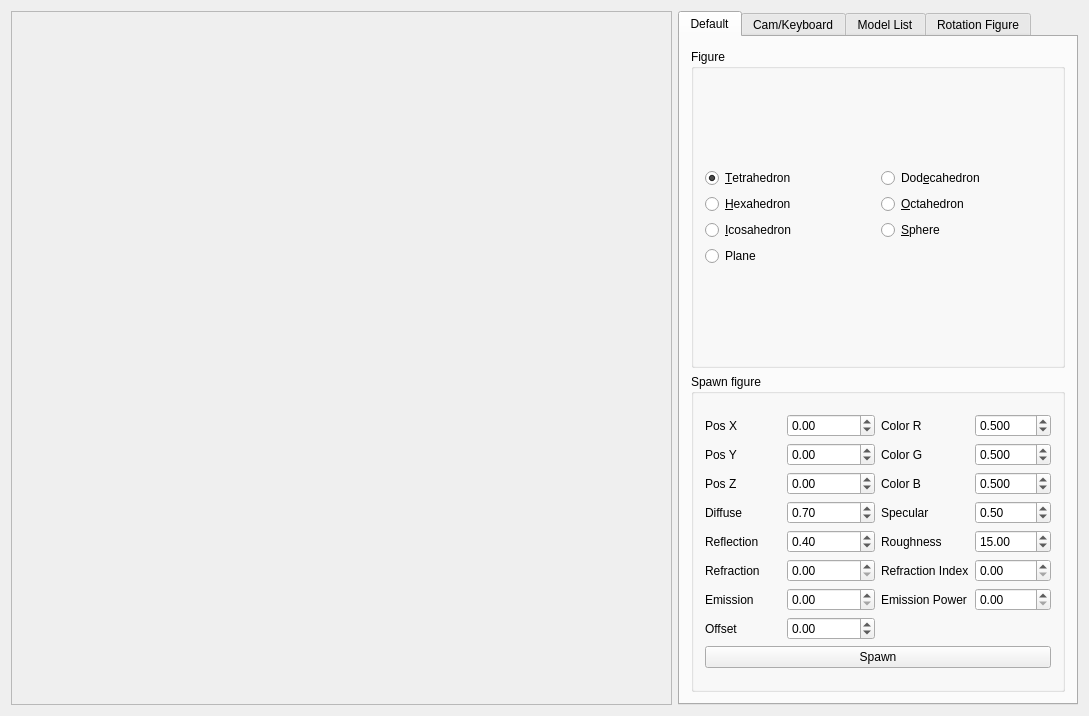
<?xml version="1.0" encoding="UTF-8"?>
<ui version="4.0">
 <class>MainWindow</class>
 <widget class="QWidget" name="MainWindow">
  <property name="geometry">
   <rect>
    <x>0</x>
    <y>0</y>
    <width>1089</width>
    <height>716</height>
   </rect>
  </property>
  <property name="windowTitle">
   <string>3D Viewer</string>
  </property>
  <property name="windowIcon">
   <iconset resource="resources.qrc">
    <normaloff>:/icon.png</normaloff>:/icon.png</iconset>
  </property>
  <layout class="QGridLayout" name="gridLayout_2">
   <item row="0" column="0">
    <layout class="QGridLayout" name="gridLayout" columnstretch="1,0">
     <item row="0" column="0">
      <widget class="Canvas" name="canvas">
       <property name="minimumSize">
        <size>
         <width>0</width>
         <height>0</height>
        </size>
       </property>
       <property name="baseSize">
        <size>
         <width>0</width>
         <height>0</height>
        </size>
       </property>
       <property name="focusPolicy">
        <enum>Qt::ClickFocus</enum>
       </property>
       <property name="frameShape">
        <enum>QFrame::StyledPanel</enum>
       </property>
       <property name="frameShadow">
        <enum>QFrame::Raised</enum>
       </property>
      </widget>
     </item>
     <item row="0" column="1">
      <widget class="QTabWidget" name="settings">
       <property name="minimumSize">
        <size>
         <width>400</width>
         <height>0</height>
        </size>
       </property>
       <property name="currentIndex">
        <number>0</number>
       </property>
       <widget class="QWidget" name="defaultFigures">
        <attribute name="title">
         <string>Default</string>
        </attribute>
        <layout class="QGridLayout" name="gridLayout_3">
         <item row="0" column="0">
          <layout class="QGridLayout" name="gridLayoutDefaultFigures" rowstretch="0,0" columnstretch="0,0">
           <property name="topMargin">
            <number>1</number>
           </property>
           <property name="spacing">
            <number>6</number>
           </property>
           <item row="0" column="0" colspan="2">
            <widget class="QGroupBox" name="groupBox">
             <property name="title">
              <string>Figure</string>
             </property>
             <layout class="QGridLayout" name="gridLayout_7">
              <item row="2" column="1">
               <layout class="QGridLayout" name="figureLayout">
                <property name="verticalSpacing">
                 <number>6</number>
                </property>
                <item row="0" column="0">
                 <widget class="QRadioButton" name="tetrahedron">
                  <property name="text">
                   <string>&amp;Tetrahedron</string>
                  </property>
                  <property name="checked">
                   <bool>true</bool>
                  </property>
                 </widget>
                </item>
                <item row="2" column="1">
                 <widget class="QRadioButton" name="sphere">
                  <property name="text">
                   <string>&amp;Sphere</string>
                  </property>
                 </widget>
                </item>
                <item row="2" column="0">
                 <widget class="QRadioButton" name="icosahedron">
                  <property name="text">
                   <string>&amp;Icosahedron</string>
                  </property>
                 </widget>
                </item>
                <item row="0" column="1">
                 <widget class="QRadioButton" name="dodecahedron">
                  <property name="text">
                   <string>Dod&amp;ecahedron</string>
                  </property>
                 </widget>
                </item>
                <item row="1" column="1">
                 <widget class="QRadioButton" name="octahedron">
                  <property name="text">
                   <string>&amp;Octahedron</string>
                  </property>
                 </widget>
                </item>
                <item row="1" column="0">
                 <widget class="QRadioButton" name="hexahedron">
                  <property name="text">
                   <string>&amp;Hexahedron</string>
                  </property>
                 </widget>
                </item>
                <item row="3" column="0">
                 <widget class="QRadioButton" name="plane">
                  <property name="text">
                   <string>Plane</string>
                  </property>
                 </widget>
                </item>
               </layout>
              </item>
             </layout>
            </widget>
           </item>
           <item row="1" column="0" colspan="2">
            <widget class="QGroupBox" name="spawnGroupBox">
             <property name="title">
              <string>Spawn figure</string>
             </property>
             <layout class="QGridLayout" name="gridLayout_9">
              <item row="0" column="0">
               <layout class="QGridLayout" name="spawnLayout">
                <item row="10" column="1">
                 <widget class="QDoubleSpinBox" name="refraction">
                  <property name="maximum">
                   <double>1.000000000000000</double>
                  </property>
                  <property name="singleStep">
                   <double>0.100000000000000</double>
                  </property>
                 </widget>
                </item>
                <item row="10" column="3">
                 <widget class="QDoubleSpinBox" name="refractionIndex">
                  <property name="maximum">
                   <double>2.000000000000000</double>
                  </property>
                  <property name="singleStep">
                   <double>0.100000000000000</double>
                  </property>
                 </widget>
                </item>
                <item row="10" column="2">
                 <widget class="QLabel" name="refractionIndexLabel">
                  <property name="text">
                   <string>Refraction Index</string>
                  </property>
                 </widget>
                </item>
                <item row="12" column="0">
                 <widget class="QLabel" name="emissionLabel">
                  <property name="text">
                   <string>Emission</string>
                  </property>
                 </widget>
                </item>
                <item row="12" column="2">
                 <widget class="QLabel" name="emissionPowerLabel">
                  <property name="text">
                   <string>Emission Power</string>
                  </property>
                 </widget>
                </item>
                <item row="0" column="0">
                 <widget class="QLabel" name="xLabel">
                  <property name="text">
                   <string>Pos X</string>
                  </property>
                 </widget>
                </item>
                <item row="10" column="0">
                 <widget class="QLabel" name="refractionLabel">
                  <property name="text">
                   <string>Refraction</string>
                  </property>
                 </widget>
                </item>
                <item row="12" column="3">
                 <widget class="QDoubleSpinBox" name="emissionPower">
                  <property name="maximum">
                   <double>1.000000000000000</double>
                  </property>
                  <property name="singleStep">
                   <double>0.100000000000000</double>
                  </property>
                 </widget>
                </item>
                <item row="6" column="0">
                 <widget class="QLabel" name="diffuseLabel">
                  <property name="text">
                   <string>Diffuse</string>
                  </property>
                 </widget>
                </item>
                <item row="14" column="0" colspan="4">
                 <widget class="QPushButton" name="spawn">
                  <property name="text">
                   <string>Spawn</string>
                  </property>
                 </widget>
                </item>
                <item row="1" column="2">
                 <widget class="QLabel" name="colorGLabel">
                  <property name="text">
                   <string>Color G</string>
                  </property>
                 </widget>
                </item>
                <item row="0" column="1">
                 <widget class="QDoubleSpinBox" name="xPos">
                  <property name="decimals">
                   <number>2</number>
                  </property>
                  <property name="minimum">
                   <double>-100000.000000000000000</double>
                  </property>
                  <property name="maximum">
                   <double>100000.000000000000000</double>
                  </property>
                  <property name="value">
                   <double>0.000000000000000</double>
                  </property>
                 </widget>
                </item>
                <item row="8" column="3">
                 <widget class="QDoubleSpinBox" name="roughness">
                  <property name="maximum">
                   <double>100.000000000000000</double>
                  </property>
                  <property name="value">
                   <double>15.000000000000000</double>
                  </property>
                 </widget>
                </item>
                <item row="1" column="3">
                 <widget class="QDoubleSpinBox" name="colorG">
                  <property name="decimals">
                   <number>3</number>
                  </property>
                  <property name="maximum">
                   <double>1.000000000000000</double>
                  </property>
                  <property name="singleStep">
                   <double>0.005000000000000</double>
                  </property>
                  <property name="value">
                   <double>0.500000000000000</double>
                  </property>
                 </widget>
                </item>
                <item row="1" column="0">
                 <widget class="QLabel" name="yLabel">
                  <property name="text">
                   <string>Pos Y</string>
                  </property>
                 </widget>
                </item>
                <item row="0" column="2">
                 <widget class="QLabel" name="colorRLabel">
                  <property name="text">
                   <string>Color R</string>
                  </property>
                 </widget>
                </item>
                <item row="12" column="1">
                 <widget class="QDoubleSpinBox" name="emission">
                  <property name="maximum">
                   <double>1.000000000000000</double>
                  </property>
                  <property name="singleStep">
                   <double>0.100000000000000</double>
                  </property>
                 </widget>
                </item>
                <item row="2" column="0">
                 <widget class="QLabel" name="zLabel">
                  <property name="text">
                   <string>Pos Z</string>
                  </property>
                 </widget>
                </item>
                <item row="2" column="2">
                 <widget class="QLabel" name="ColorBLabel">
                  <property name="text">
                   <string>Color B</string>
                  </property>
                 </widget>
                </item>
                <item row="6" column="3">
                 <widget class="QDoubleSpinBox" name="specular">
                  <property name="maximum">
                   <double>1.000000000000000</double>
                  </property>
                  <property name="singleStep">
                   <double>0.100000000000000</double>
                  </property>
                  <property name="value">
                   <double>0.500000000000000</double>
                  </property>
                 </widget>
                </item>
                <item row="6" column="1">
                 <widget class="QDoubleSpinBox" name="diffuse">
                  <property name="maximum">
                   <double>1.000000000000000</double>
                  </property>
                  <property name="singleStep">
                   <double>0.100000000000000</double>
                  </property>
                  <property name="value">
                   <double>0.700000000000000</double>
                  </property>
                 </widget>
                </item>
                <item row="8" column="2">
                 <widget class="QLabel" name="roughnessLabel">
                  <property name="text">
                   <string>Roughness</string>
                  </property>
                 </widget>
                </item>
                <item row="2" column="3">
                 <widget class="QDoubleSpinBox" name="colorB">
                  <property name="decimals">
                   <number>3</number>
                  </property>
                  <property name="maximum">
                   <double>1.000000000000000</double>
                  </property>
                  <property name="singleStep">
                   <double>0.005000000000000</double>
                  </property>
                  <property name="value">
                   <double>0.500000000000000</double>
                  </property>
                 </widget>
                </item>
                <item row="6" column="2">
                 <widget class="QLabel" name="specularLabel">
                  <property name="text">
                   <string>Specular</string>
                  </property>
                 </widget>
                </item>
                <item row="8" column="0">
                 <widget class="QLabel" name="reflectionLabel">
                  <property name="text">
                   <string>Reflection</string>
                  </property>
                 </widget>
                </item>
                <item row="1" column="1">
                 <widget class="QDoubleSpinBox" name="yPos">
                  <property name="decimals">
                   <number>2</number>
                  </property>
                  <property name="minimum">
                   <double>-100000.000000000000000</double>
                  </property>
                  <property name="maximum">
                   <double>100000.000000000000000</double>
                  </property>
                  <property name="value">
                   <double>0.000000000000000</double>
                  </property>
                 </widget>
                </item>
                <item row="8" column="1">
                 <widget class="QDoubleSpinBox" name="reflection">
                  <property name="maximum">
                   <double>1.000000000000000</double>
                  </property>
                  <property name="singleStep">
                   <double>0.100000000000000</double>
                  </property>
                  <property name="value">
                   <double>0.400000000000000</double>
                  </property>
                 </widget>
                </item>
                <item row="2" column="1">
                 <widget class="QDoubleSpinBox" name="zPos">
                  <property name="minimum">
                   <double>-100000.000000000000000</double>
                  </property>
                  <property name="maximum">
                   <double>100000.000000000000000</double>
                  </property>
                  <property name="value">
                   <double>0.000000000000000</double>
                  </property>
                 </widget>
                </item>
                <item row="0" column="3">
                 <widget class="QDoubleSpinBox" name="colorR">
                  <property name="decimals">
                   <number>3</number>
                  </property>
                  <property name="maximum">
                   <double>1.000000000000000</double>
                  </property>
                  <property name="singleStep">
                   <double>0.005000000000000</double>
                  </property>
                  <property name="value">
                   <double>0.500000000000000</double>
                  </property>
                 </widget>
                </item>
                <item row="13" column="0">
                 <widget class="QLabel" name="label_12">
                  <property name="text">
                   <string>Offset</string>
                  </property>
                 </widget>
                </item>
                <item row="13" column="1">
                 <widget class="QDoubleSpinBox" name="offset">
                  <property name="minimum">
                   <double>-100.000000000000000</double>
                  </property>
                  <property name="maximum">
                   <double>100.000000000000000</double>
                  </property>
                 </widget>
                </item>
               </layout>
              </item>
             </layout>
            </widget>
           </item>
          </layout>
         </item>
        </layout>
       </widget>
       <widget class="QWidget" name="controlsProperties">
        <attribute name="title">
         <string>Cam/Keyboard</string>
        </attribute>
        <layout class="QGridLayout" name="gridLayout_10">
         <item row="0" column="0">
          <layout class="QGridLayout" name="controlsLayout">
           <item row="0" column="0">
            <widget class="QGroupBox" name="cameraProperties">
             <property name="maximumSize">
              <size>
               <width>16777215</width>
               <height>150</height>
              </size>
             </property>
             <property name="title">
              <string>Camera properties</string>
             </property>
             <layout class="QGridLayout" name="gridLayout_4">
              <item row="2" column="2">
               <widget class="QLabel" name="camLookatYLabel">
                <property name="text">
                 <string>LookAt Y</string>
                </property>
               </widget>
              </item>
              <item row="2" column="0">
               <widget class="QLabel" name="camYLabel">
                <property name="text">
                 <string>Y</string>
                </property>
               </widget>
              </item>
              <item row="3" column="3">
               <widget class="QDoubleSpinBox" name="camLookAtZValue">
                <property name="minimum">
                 <double>-100000.000000000000000</double>
                </property>
                <property name="maximum">
                 <double>100000.000000000000000</double>
                </property>
               </widget>
              </item>
              <item row="3" column="0">
               <widget class="QLabel" name="camZLabel">
                <property name="text">
                 <string>Z</string>
                </property>
               </widget>
              </item>
              <item row="1" column="0">
               <widget class="QLabel" name="camXLabel">
                <property name="text">
                 <string>X</string>
                </property>
               </widget>
              </item>
              <item row="3" column="1">
               <widget class="QDoubleSpinBox" name="camZValue">
                <property name="minimum">
                 <double>-100000.000000000000000</double>
                </property>
                <property name="maximum">
                 <double>100000.000000000000000</double>
                </property>
                <property name="value">
                 <double>45.000000000000000</double>
                </property>
               </widget>
              </item>
              <item row="1" column="1">
               <widget class="QDoubleSpinBox" name="camXValue">
                <property name="minimum">
                 <double>-100000.000000000000000</double>
                </property>
                <property name="maximum">
                 <double>100000.000000000000000</double>
                </property>
                <property name="value">
                 <double>5.000000000000000</double>
                </property>
               </widget>
              </item>
              <item row="2" column="1">
               <widget class="QDoubleSpinBox" name="camYValue">
                <property name="minimum">
                 <double>-100000.000000000000000</double>
                </property>
                <property name="maximum">
                 <double>100000.000000000000000</double>
                </property>
                <property name="value">
                 <double>8.000000000000000</double>
                </property>
               </widget>
              </item>
              <item row="3" column="2">
               <widget class="QLabel" name="camLookAtZLabel">
                <property name="text">
                 <string>LookAt Z</string>
                </property>
               </widget>
              </item>
              <item row="2" column="3">
               <widget class="QDoubleSpinBox" name="camLookAtYValue">
                <property name="minimum">
                 <double>-100000.000000000000000</double>
                </property>
                <property name="maximum">
                 <double>100000.000000000000000</double>
                </property>
               </widget>
              </item>
              <item row="1" column="3">
               <widget class="QDoubleSpinBox" name="camLookAtXValue">
                <property name="minimum">
                 <double>-100000.000000000000000</double>
                </property>
                <property name="maximum">
                 <double>100000.000000000000000</double>
                </property>
               </widget>
              </item>
              <item row="1" column="2">
               <widget class="QLabel" name="camLookAtXLabel">
                <property name="text">
                 <string>LookAt X</string>
                </property>
               </widget>
              </item>
              <item row="0" column="3">
               <widget class="QDoubleSpinBox" name="focalLength">
                <property name="singleStep">
                 <double>0.050000000000000</double>
                </property>
                <property name="value">
                 <double>0.350000000000000</double>
                </property>
               </widget>
              </item>
              <item row="0" column="2">
               <widget class="QLabel" name="focalLengthLabel">
                <property name="text">
                 <string>Focal length</string>
                </property>
               </widget>
              </item>
              <item row="0" column="0" colspan="2">
               <widget class="QCheckBox" name="AACheckBox">
                <property name="layoutDirection">
                 <enum>Qt::LeftToRight</enum>
                </property>
                <property name="text">
                 <string>Antialiasing</string>
                </property>
               </widget>
              </item>
             </layout>
            </widget>
           </item>
           <item row="1" column="0">
            <widget class="QGroupBox" name="keyboardPropertiesGroupBox">
             <property name="title">
              <string>Keyboard properties</string>
             </property>
             <layout class="QGridLayout" name="gridLayout_8">
              <item row="0" column="0">
               <layout class="QGridLayout" name="keyboardPropertiesLayout">
                <item row="3" column="0">
                 <widget class="QLabel" name="rotationAxisZLabel">
                  <property name="text">
                   <string>Rotation axis Z</string>
                  </property>
                 </widget>
                </item>
                <item row="0" column="1">
                 <widget class="QDoubleSpinBox" name="keyboardAngleStep">
                  <property name="minimum">
                   <double>-1000000.000000000000000</double>
                  </property>
                  <property name="maximum">
                   <double>1000000.000000000000000</double>
                  </property>
                  <property name="value">
                   <double>5.000000000000000</double>
                  </property>
                 </widget>
                </item>
                <item row="1" column="0">
                 <widget class="QLabel" name="rotationAxisXLabel">
                  <property name="text">
                   <string>Rotation axis X</string>
                  </property>
                 </widget>
                </item>
                <item row="0" column="0">
                 <widget class="QLabel" name="keyboardAngleStepLabel">
                  <property name="text">
                   <string>Angle step</string>
                  </property>
                 </widget>
                </item>
                <item row="2" column="0">
                 <widget class="QLabel" name="rotationAxisYLabel">
                  <property name="text">
                   <string>Rotation axis Y</string>
                  </property>
                 </widget>
                </item>
                <item row="1" column="1">
                 <widget class="QDoubleSpinBox" name="rotationAxisX">
                  <property name="minimum">
                   <double>-1000000.000000000000000</double>
                  </property>
                  <property name="maximum">
                   <double>1000000.000000000000000</double>
                  </property>
                 </widget>
                </item>
                <item row="2" column="1">
                 <widget class="QDoubleSpinBox" name="rotationAxisY">
                  <property name="minimum">
                   <double>-1000000.000000000000000</double>
                  </property>
                  <property name="maximum">
                   <double>1000000.000000000000000</double>
                  </property>
                  <property name="value">
                   <double>1.000000000000000</double>
                  </property>
                 </widget>
                </item>
                <item row="3" column="1">
                 <widget class="QDoubleSpinBox" name="rotationAxisZ">
                  <property name="minimum">
                   <double>-1000000.000000000000000</double>
                  </property>
                  <property name="maximum">
                   <double>1000000.000000000000000</double>
                  </property>
                 </widget>
                </item>
               </layout>
              </item>
             </layout>
            </widget>
           </item>
          </layout>
         </item>
        </layout>
       </widget>
       <widget class="QWidget" name="modelList">
        <attribute name="title">
         <string>Model List</string>
        </attribute>
        <layout class="QGridLayout" name="gridLayout_5">
         <item row="0" column="0">
          <layout class="QGridLayout" name="modelListLayout">
           <item row="2" column="0">
            <widget class="QTabWidget" name="transfrorm">
             <property name="currentIndex">
              <number>0</number>
             </property>
             <widget class="QWidget" name="translate">
              <attribute name="title">
               <string>Translate</string>
              </attribute>
              <layout class="QGridLayout" name="gridLayout_11">
               <item row="0" column="0">
                <layout class="QGridLayout" name="gridLayout_6">
                 <item row="2" column="0">
                  <widget class="QLabel" name="label_3">
                   <property name="text">
                    <string>By axis Z</string>
                   </property>
                  </widget>
                 </item>
                 <item row="0" column="0">
                  <widget class="QLabel" name="label">
                   <property name="text">
                    <string>By axis X</string>
                   </property>
                  </widget>
                 </item>
                 <item row="1" column="0">
                  <widget class="QLabel" name="label_2">
                   <property name="text">
                    <string>By axis Y</string>
                   </property>
                  </widget>
                 </item>
                 <item row="0" column="1">
                  <widget class="QDoubleSpinBox" name="translationValX">
                   <property name="minimum">
                    <double>-50.000000000000000</double>
                   </property>
                   <property name="maximum">
                    <double>50.000000000000000</double>
                   </property>
                   <property name="singleStep">
                    <double>0.500000000000000</double>
                   </property>
                  </widget>
                 </item>
                 <item row="1" column="1">
                  <widget class="QDoubleSpinBox" name="translationValY">
                   <property name="minimum">
                    <double>-50.000000000000000</double>
                   </property>
                   <property name="maximum">
                    <double>50.000000000000000</double>
                   </property>
                   <property name="singleStep">
                    <double>0.500000000000000</double>
                   </property>
                  </widget>
                 </item>
                 <item row="2" column="1">
                  <widget class="QDoubleSpinBox" name="translationValZ">
                   <property name="minimum">
                    <double>-50.000000000000000</double>
                   </property>
                   <property name="maximum">
                    <double>50.000000000000000</double>
                   </property>
                   <property name="singleStep">
                    <double>0.500000000000000</double>
                   </property>
                  </widget>
                 </item>
                </layout>
               </item>
              </layout>
             </widget>
             <widget class="QWidget" name="rotate">
              <attribute name="title">
               <string>Rotate</string>
              </attribute>
              <layout class="QGridLayout" name="gridLayout_13">
               <item row="0" column="0">
                <layout class="QGridLayout" name="gridLayout_12">
                 <item row="1" column="3">
                  <widget class="QDoubleSpinBox" name="pivotValZ"/>
                 </item>
                 <item row="1" column="0">
                  <widget class="QLabel" name="label_4">
                   <property name="text">
                    <string>Pivot</string>
                   </property>
                  </widget>
                 </item>
                 <item row="1" column="1">
                  <widget class="QDoubleSpinBox" name="pivotValX"/>
                 </item>
                 <item row="0" column="1">
                  <widget class="QLabel" name="label_5">
                   <property name="sizePolicy">
                    <sizepolicy hsizetype="Preferred" vsizetype="Minimum">
                     <horstretch>0</horstretch>
                     <verstretch>0</verstretch>
                    </sizepolicy>
                   </property>
                   <property name="maximumSize">
                    <size>
                     <width>16777215</width>
                     <height>30</height>
                    </size>
                   </property>
                   <property name="font">
                    <font>
                     <weight>75</weight>
                     <bold>true</bold>
                    </font>
                   </property>
                   <property name="text">
                    <string>X</string>
                   </property>
                   <property name="alignment">
                    <set>Qt::AlignHCenter|Qt::AlignTop</set>
                   </property>
                  </widget>
                 </item>
                 <item row="2" column="0">
                  <widget class="QLabel" name="label_7">
                   <property name="text">
                    <string>Angle value</string>
                   </property>
                  </widget>
                 </item>
                 <item row="1" column="2">
                  <widget class="QDoubleSpinBox" name="pivotValY"/>
                 </item>
                 <item row="0" column="2">
                  <widget class="QLabel" name="label_6">
                   <property name="sizePolicy">
                    <sizepolicy hsizetype="Preferred" vsizetype="Minimum">
                     <horstretch>0</horstretch>
                     <verstretch>0</verstretch>
                    </sizepolicy>
                   </property>
                   <property name="font">
                    <font>
                     <weight>75</weight>
                     <bold>true</bold>
                    </font>
                   </property>
                   <property name="text">
                    <string>Y</string>
                   </property>
                   <property name="alignment">
                    <set>Qt::AlignHCenter|Qt::AlignTop</set>
                   </property>
                  </widget>
                 </item>
                 <item row="0" column="3">
                  <widget class="QLabel" name="label_8">
                   <property name="sizePolicy">
                    <sizepolicy hsizetype="Preferred" vsizetype="Minimum">
                     <horstretch>0</horstretch>
                     <verstretch>0</verstretch>
                    </sizepolicy>
                   </property>
                   <property name="font">
                    <font>
                     <weight>75</weight>
                     <bold>true</bold>
                    </font>
                   </property>
                   <property name="text">
                    <string>Z</string>
                   </property>
                   <property name="alignment">
                    <set>Qt::AlignHCenter|Qt::AlignTop</set>
                   </property>
                  </widget>
                 </item>
                 <item row="2" column="1">
                  <widget class="QSpinBox" name="rotationValX"/>
                 </item>
                 <item row="2" column="2">
                  <widget class="QSpinBox" name="rotationValY"/>
                 </item>
                 <item row="2" column="3">
                  <widget class="QSpinBox" name="rotationValZ"/>
                 </item>
                </layout>
               </item>
              </layout>
             </widget>
             <widget class="QWidget" name="scale">
              <attribute name="title">
               <string>Scale</string>
              </attribute>
              <layout class="QGridLayout" name="gridLayout_15">
               <item row="0" column="0">
                <layout class="QGridLayout" name="gridLayout_14">
                 <item row="1" column="0">
                  <widget class="QLabel" name="label_10">
                   <property name="text">
                    <string>By axis Y</string>
                   </property>
                  </widget>
                 </item>
                 <item row="0" column="0">
                  <widget class="QLabel" name="label_9">
                   <property name="text">
                    <string>By axis X</string>
                   </property>
                  </widget>
                 </item>
                 <item row="2" column="0">
                  <widget class="QLabel" name="label_11">
                   <property name="text">
                    <string>By axis Z</string>
                   </property>
                  </widget>
                 </item>
                 <item row="0" column="1">
                  <widget class="QDoubleSpinBox" name="scaleValX">
                   <property name="minimum">
                    <double>0.050000000000000</double>
                   </property>
                   <property name="maximum">
                    <double>10.000000000000000</double>
                   </property>
                   <property name="singleStep">
                    <double>0.500000000000000</double>
                   </property>
                   <property name="value">
                    <double>1.000000000000000</double>
                   </property>
                  </widget>
                 </item>
                 <item row="1" column="1">
                  <widget class="QDoubleSpinBox" name="scaleValY">
                   <property name="minimum">
                    <double>0.050000000000000</double>
                   </property>
                   <property name="maximum">
                    <double>10.000000000000000</double>
                   </property>
                   <property name="singleStep">
                    <double>0.500000000000000</double>
                   </property>
                   <property name="value">
                    <double>1.000000000000000</double>
                   </property>
                  </widget>
                 </item>
                 <item row="2" column="1">
                  <widget class="QDoubleSpinBox" name="scaleValZ">
                   <property name="minimum">
                    <double>0.050000000000000</double>
                   </property>
                   <property name="maximum">
                    <double>10.000000000000000</double>
                   </property>
                   <property name="singleStep">
                    <double>0.500000000000000</double>
                   </property>
                   <property name="value">
                    <double>1.000000000000000</double>
                   </property>
                  </widget>
                 </item>
                </layout>
               </item>
              </layout>
             </widget>
            </widget>
           </item>
           <item row="1" column="0">
            <widget class="QListView" name="modelListView"/>
           </item>
           <item row="3" column="0">
            <widget class="QPushButton" name="performTransform">
             <property name="text">
              <string>Transform</string>
             </property>
            </widget>
           </item>
          </layout>
         </item>
        </layout>
       </widget>
       <widget class="QWidget" name="rotationFigure">
        <attribute name="title">
         <string>Rotation Figure</string>
        </attribute>
       </widget>
      </widget>
     </item>
    </layout>
   </item>
  </layout>
 </widget>
 <layoutdefault spacing="6" margin="11"/>
 <customwidgets>
  <customwidget>
   <class>Canvas</class>
   <extends>QFrame</extends>
   <header>canvas.hpp</header>
   <container>1</container>
  </customwidget>
 </customwidgets>
 <tabstops>
  <tabstop>settings</tabstop>
  <tabstop>modelListView</tabstop>
  <tabstop>transfrorm</tabstop>
  <tabstop>performTransform</tabstop>
 </tabstops>
 <resources>
  <include location="resources.qrc"/>
 </resources>
 <connections/>
</ui>
